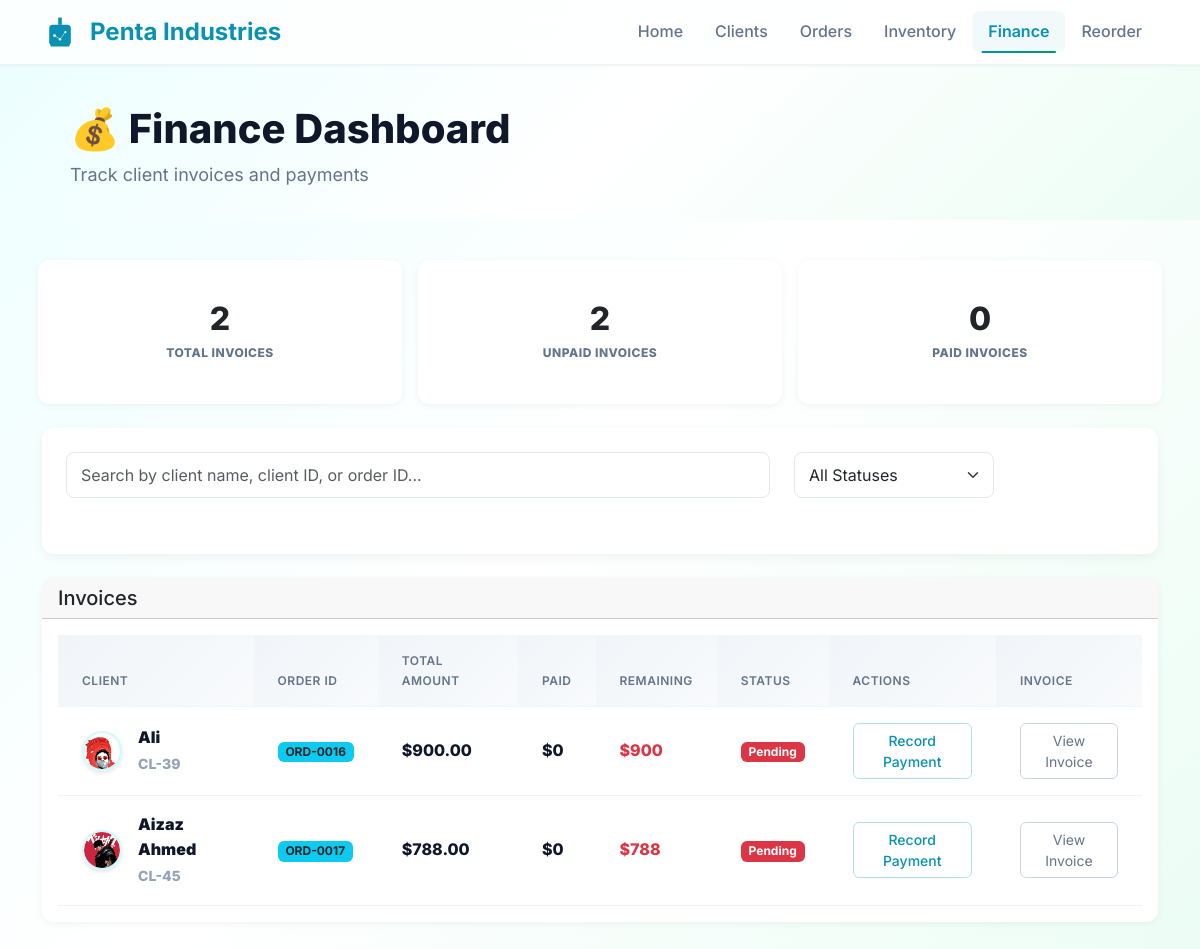
/finance/, run on the app's committed database.
### core/models.py (models this page shows, shortened)
class Order(models.Model):
    STATUS_CHOICES = [
        ('sample_preparing', 'Sample Preparing'),
        ('production_starts', 'Production Starts'),
        ('quality_checking', 'Quality Checking'),
        ('ready_for_shipment', 'Ready for Shipment'),
        ('shipped', 'Shipped'),
        ('completed', 'Completed'),
    ]
    order_id = models.CharField(max_length=20, unique=True, blank=True)
    fabric_type = models.CharField(max_length=100, blank=True, null=True)
    quantity = models.PositiveIntegerField(blank=True, null=True)
    payment = models.DecimalField(max_digits=10,decimal_places=2, blank=True, null=True)
    client = models.ForeignKey(Client, on_delete=models.CASCADE, related_name='orders')
    status = models.CharField(max_length=50, choices=STATUS_CHOICES, default='sample_preparing')
    created_at = models.DateTimeField(auto_now_add=True)
    due_date = models.DateField(blank=True, null=True)
    paid_amount = models.DecimalField(max_digits=10, decimal_places=2, default=0)
    payment_method = models.CharField(
        max_length=20,
        choices=[
            ('cash', 'Cash'),
            ('bank_transfer', 'Bank Transfer'),
            ('credit_card', 'Credit Card'),
            ('upi', 'UPI'),
            ('other', 'Other')
        ],
        default='bank_transfer'
    )

class Client(models.Model):
    name = models.CharField(max_length=100)
    email = models.EmailField(null=True,blank=True)
    phone = models.CharField(max_length=15, blank=True)
    company = models.CharField(max_length=100, blank=True)
    is_active = models.BooleanField(default=True)
    avatar = models.ImageField(upload_to='avatars/' , blank=True , null=True)
    created_at = models.DateTimeField(auto_now_add=True)

### core/views.py (the view, shortened to what this page needs)
# urls.py: path('finance/', views.finance_dashboard, name='finance_dashboard'),
def finance_dashboard(request):
    search_query = request.GET.get('q', '').strip()
    status_filter = request.GET.get('status', '').strip()
    client_invoices = Order.objects.select_related('client').prefetch_related('invoices').annotate(
        total_paid=Coalesce(Sum('invoices__amount'), 0, output_field=DecimalField()),
        db_remaining=F('payment') - Coalesce(Sum('invoices__amount'), 0, output_field=DecimalField())
    )
    if search_query:
        client_invoices = client_invoices.filter(
            Q(client__name__icontains=search_query) |
            Q(client__id__icontains=search_query) |
            Q(order_id__icontains=search_query)
        )
    total_invoices = client_invoices.count()
    paid_invoices = client_invoices.filter(db_remaining__lte=0).count()
    unpaid_invoices = total_invoices - paid_invoices
    context = {
    'client_invoices': client_invoices,
    'vendor_bills': [],
    'total_invoices': total_invoices,
    'paid_invoices': paid_invoices,
    'unpaid_invoices': unpaid_invoices,
}
    return render(request, 'finance.html', context)

### templates/finance.html (shortened to what this page needs)
{% load static %}
<!DOCTYPE html>
<html lang="en">
<head>
  <link href="https://cdn.jsdelivr.net/npm/bootstrap@5.3.2/dist/css/bootstrap.min.css" rel="stylesheet">
  <link href="{% static 'css/finance-dashboard.css' %}" rel="stylesheet">
</head>
<body>
<nav class="navbar navbar-expand-lg navbar-light bg-white border-bottom">
  <div class="container">
    <a class="navbar-brand d-flex align-items-center" href="/">
      <span class="fw-bold">Penta Industries</span>
    </a>
    <div class="navbar-nav ms-auto">
      <a class="nav-link {% if request.path == '/' %}active{% endif %}" href="/">Home</a>
      <a class="nav-link {% if request.path == '/client/' %}active{% endif %}" href="/client/">Clients</a>
      <a class="nav-link {% if request.path == '/order/' %}active{% endif %}" href="/order/">Orders</a>
      <a class="nav-link {% if request.path == '/inventory/' %}active{% endif %}" href="/inventory/">Inventory</a>
      <a class="nav-link {% if request.path == '/finance/' %}active{% endif %}" href="/finance/">Finance</a>
      <a class="nav-link {% if request.path == '/reorder/' %}active{% endif %}" href="/reorder/">Reorder</a>
    </div>
  </div>
</nav>
  <div class="header-section" style="height: 155px;">
    <div class="d-flex justify-content-between align-items-center mb-4">
      <div style="position: relative; left: 70px;">
        <h1 class="display-5" style="font-weight: 800; font-size: 40px;">💰 Finance Dashboard</h1>
        <p class="text-muted mb-0">Track client invoices and payments</p>
      </div>
    </div>
  </div>
  <div class="container mt-4 ">
    <div class="row g-3 mb-4">
      <div class="col-md-4">
        <div class="card stat-card border-top border-4 border-primary">
          <div class="card-body text-center">
            <h2 class="mb-0">{{ total_invoices }}</h2>
            <small class="text-muted">TOTAL INVOICES</small>
          </div>
        </div>
      </div>
      <div class="col-md-4">
        <div class="card stat-card border-top border-4 border-danger">
          <div class="card-body text-center">
            <h2 class="mb-0">{{ unpaid_invoices }}</h2>
            <small class="text-muted">UNPAID INVOICES</small>
          </div>
        </div>
      </div>
      <div class="col-md-4">
        <div class="card stat-card border-top border-4 border-success">
          <div class="card-body text-center">
            <h2 class="mb-0">{{ paid_invoices }}</h2>
            <small class="text-muted">PAID INVOICES</small>
          </div>
        </div>
      </div>
    </div>
  </div>
  <div class="container">
    <div class="search-filter-section">
      <div class="row">
        <div class="col-md-8 mb-3 mb-md-0">
          <div class="input-group">
            <input type="text" class="form-control" id="searchInput"
              placeholder="Search by client name, client ID, or order ID..." value="{{ request.GET.q }}">
          </div>
        </div>
        <div class="col-md-4">
          <select class="form-select" id="statusFilter" onchange="applyFilter()">
            <option value="">All Statuses</option>
          </select>
        </div>
      </div>
    </div>
  </div>
  <div class="container mb-5">
    <div class="card inventory-table-card">
      <div class="card-header d-flex justify-content-between align-items-center">
        <h5 class="mb-0">Invoices</h5>
      </div>
      <div class="card-body">
        <div class="table-responsive">
          <table class="table table-hover mb-0">
            <thead class="table-light">
              <tr>
                <th>Client</th>
                <th>Order ID</th>
                <th>Total Amount</th>
                <th>Paid</th>
                <th>Remaining</th>
                <th>Status</th>
                <th>Actions</th>
                <th>Invoice</th>
              </tr>
            </thead>
            <tbody>
              {% for order in client_invoices %}
              <tr>
                <td>
                  <div class="d-flex align-items-center">
                    <div class="client-avatar me-3">
                      {% if order.client.avatar %}
                      <img src="{{ order.client.avatar.url }}" alt="{{ order.client.name }}" class="avatar-img"
                        width="36" height="36">
                      {% else %}
                      <span style="background-color: {{ order.client.get_avatar_color }};">
                        {{ order.client.get_initials }}
                      </span>
                      {% endif %}
                    </div>
                    <div>
                      <div><strong>{{ order.client.name }}</strong></div>
                      <small class="text-muted">CL-{{ order.client.id }}</small>
                    </div>
                  </div>
                </td>
                <td><span class="badge bg-info text-dark">{{ order.order_id }}</span></td>
                <td>${{ order.payment }}</td>
                <td>${{ order.total_paid }}</td>
                <td>
                  {% if order.db_remaining > 0 %}
                  <span class="text-danger">${{ order.db_remaining }}</span>
                  {% else %}
                  <span class="text-success">$0</span>
                  {% endif %}
                </td>
                <td>
                  {% if order.db_remaining <= 0 %} <span class="badge bg-success">Paid</span>
                    {% elif order.total_paid > 0 %}
                    <span class="badge bg-warning text-dark">Partial</span>
                    {% else %}
                    <span class="badge bg-danger">Pending</span>
                    {% endif %}
                </td>
                <td>
                  <button type="button" class="btn btn-sm btn-outline-primary" data-bs-toggle="modal"
                    data-bs-target="#paymentModal" data-order-id="{{ order.id }}"
                    data-order-ref="ORD-{{ order.order_id }}" data-current-paid="{{ order.total_paid|floatformat:2 }}"
                    data-total="{{ order.payment }}">
                    Record Payment
                  </button>
                </td>
                <td>
                  {% if order.invoices.exists %}
                  <a href="{% url 'view_invoice' order.invoices.first.id %}" class="btn btn-sm btn-outline-secondary"
                    target="_blank">
                    View Invoice
                  </a>
                  {% else %}
                  —
                  {% endif %}
                </td>
              </tr>
              {% empty %}
              <tr>
                <td colspan="9" class="text-center py-4">
                  <h4 class="text-muted">No invoices yet.</h4>
                </td>
              </tr>
              {% endfor %}
            </tbody>
          </table>
        </div>
      </div>
    </div>
  </div>
</body>
</html>

### templates/finance.html (style rules this page uses)
.client-avatar { width: 36px; height: 36px; border-radius: 50%; overflow: hidden; display: flex; align-items: center; justify-content: center; flex-shrink: 0; box-shadow: 0 2px 4px rgba(0, 0, 0, 0.1); }
.client-avatar img { width: 100%; height: 100%; object-fit: cover; border-radius: 50%; }
.search-filter-section { background: #fff; border-radius: 12px; padding: 1.5rem; box-shadow: 0 4px 12px rgba(0, 0, 0, 0.05); margin-bottom: 1.5rem; }
.stat-card { border-top-width: 4px !important; border-top-style: solid !important; }
.card-body { font-weight: 800 !important; }
.card-body h2 { font-weight: 800 !important; }
.card-body .text-muted { font-weight: 800 !important; }

### data on the page
Order: client.avatar (picture), client.name "Ali", client.id "39", order_id "ORD-0016", payment "900.00", total_paid "0", db_remaining "900", shows "Pending", shows "View Invoice"
Order: client.avatar (picture), client.name "Aizaz Ahmed", client.id "45", order_id "ORD-0017", payment "788.00", total_paid "0", db_remaining "788", shows "Pending", shows "View Invoice"

### other printed values
{{ total_invoices }} "2"
{{ unpaid_invoices }} "2"
{{ paid_invoices }} "0"
